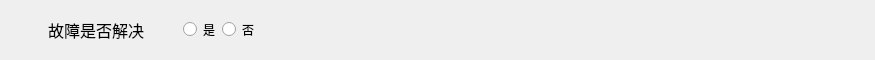
             <widget class="QWidget" name="widget_information_feedback_if_solved" native="true">
              <property name="minimumSize">
               <size>
                <width>0</width>
                <height>60</height>
               </size>
              </property>
              <property name="maximumSize">
               <size>
                <width>16777215</width>
                <height>60</height>
               </size>
              </property>
              <property name="styleSheet">
               <string notr="true"/>
              </property>
              <layout class="QHBoxLayout" name="horizontalLayout_28">
               <property name="leftMargin">
                <number>30</number>
               </property>
               <property name="topMargin">
                <number>0</number>
               </property>
               <property name="rightMargin">
                <number>30</number>
               </property>
               <property name="bottomMargin">
                <number>0</number>
               </property>
               <item>
                <widget class="QWidget" name="widget_information_feedback_if_solved_1" native="true">
                 <property name="styleSheet">
                  <string notr="true"/>
                 </property>
                 <layout class="QHBoxLayout" name="horizontalLayout_29">
                  <property name="topMargin">
                   <number>0</number>
                  </property>
                  <property name="bottomMargin">
                   <number>0</number>
                  </property>
                  <item>
                   <widget class="QWidget" name="widget_information_feedback_if_solved_2" native="true">
                    <layout class="QHBoxLayout" name="horizontalLayout_30">
                     <property name="topMargin">
                      <number>0</number>
                     </property>
                     <property name="bottomMargin">
                      <number>0</number>
                     </property>
                     <item>
                      <widget class="QLabel" name="label_boat_number_sign_3">
                       <property name="minimumSize">
                        <size>
                         <width>120</width>
                         <height>0</height>
                        </size>
                       </property>
                       <property name="maximumSize">
                        <size>
                         <width>120</width>
                         <height>16777215</height>
                        </size>
                       </property>
                       <property name="font">
                        <font>
                         <family>微软雅黑</family>
                         <pointsize>12</pointsize>
                         <weight>50</weight>
                         <italic>false</italic>
                         <bold>false</bold>
                        </font>
                       </property>
                       <property name="styleSheet">
                        <string notr="true">/*QLabel { 
    border-radius: 8px; 
    min-width: 120px;
    min-height: 40px;
	background-color: rgb(216, 255, 164);
	color: rgb(0, 85, 255);
	font: 75 10pt &quot;微软雅黑&quot;;
 }*/</string>
                       </property>
                       <property name="text">
                        <string>故障是否解决</string>
                       </property>
                      </widget>
                     </item>
                     <item>
                      <widget class="QGroupBox" name="groupBox_information_feedback_if_solved">
                       <property name="styleSheet">
                        <string notr="true">
border: 0px ;</string>
                       </property>
                       <property name="title">
                        <string/>
                       </property>
                       <layout class="QHBoxLayout" name="horizontalLayout_31">
                        <item>
                         <widget class="QRadioButton" name="radioButton_problem_is_solved">
                          <property name="styleSheet">
                           <string notr="true"/>
                          </property>
                          <property name="text">
                           <string>是</string>
                          </property>
                         </widget>
                        </item>
                        <item>
                         <widget class="QRadioButton" name="radioButton_problem_is_not_solved">
                          <property name="styleSheet">
                           <string notr="true"/>
                          </property>
                          <property name="text">
                           <string>否</string>
                          </property>
                         </widget>
                        </item>
                        <item>
                         <spacer name="horizontalSpacer_57">
                          <property name="orientation">
                           <enum>Qt::Horizontal</enum>
                          </property>
                          <property name="sizeHint" stdset="0">
                           <size>
                            <width>563</width>
                            <height>20</height>
                           </size>
                          </property>
                         </spacer>
                        </item>
                       </layout>
                      </widget>
                     </item>
                    </layout>
                   </widget>
                  </item>
                 </layout>
                </widget>
               </item>
              </layout>
             </widget>
